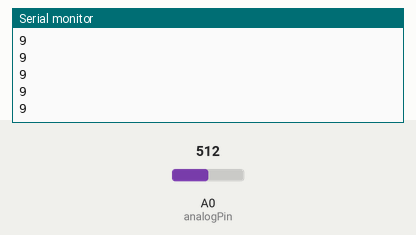
Simulated run of this sketch. Board: Arduino Uno, built with avr-gcc and run on an emulated ATmega328P. Shown: the last lines printed to the serial monitor. The test bench sets the inputs (shaded band); at power-on: A0 (analogPin) = 512.

Above: at 1.2 s.
1.3 s: A0 (analogPin) set to 716
At 1.31 s:
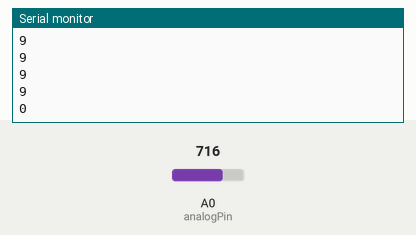
2.8 s: A0 (analogPin) set to 306
At 2.82 s:
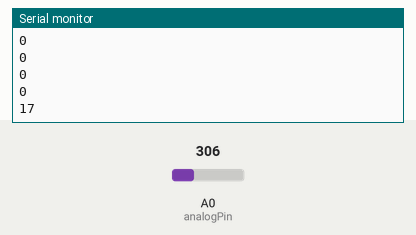
Timing chart, 0 to 5.8 s (numbered marks = the images above; inputs shaded):
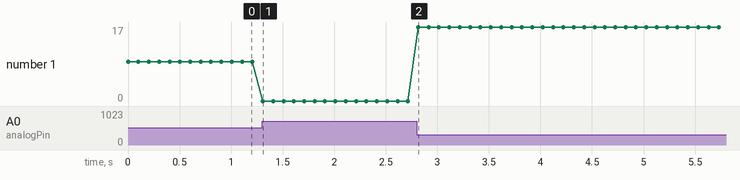

Measured:
- after the input at 1.3 s, the serial monitor: prints a new line at once (image 1)
- after the input at 2.8 s, the serial monitor: prints a new line at once (image 2)
- plotted number 1: 9 → 0 after the input at 1.3 s, 0 → 17 after the input at 2.8 s

The sketch:

sonartest.ino
```cpp
#define echoPin 3 // Echo Pin
#define trigPin 2 // Trigger Pin
#define analogPin A0
int read_distance();
int read_ir();

void setup()
{
  Serial.begin(115200);
  pinMode(trigPin, OUTPUT);
  pinMode(echoPin, INPUT);

}

void loop()
{
 char String[8];

  while(1){
    //int distanceus = read_distance();
    int distanceir = read_ir();
    Serial.print(distanceir);
    Serial.print('\n');
    delay(100);
  }
}


int read_ultrasonic()
{
  digitalWrite(trigPin, LOW);
  delayMicroseconds(2);

  digitalWrite(trigPin, HIGH);
  delayMicroseconds(10);

  digitalWrite(trigPin, LOW);
  int duration = pulseIn(echoPin, HIGH);
  int distanceus = duration/58.2;

  return distanceus;
}

int read_ir()
{
  int val = 0;
  val = analogRead(analogPin);

  int distanceir = 12343.85*pow(val, -1.15);

  if (distanceir <9 || distanceir >80) {distanceir=0;}

  return distanceir;
}
```
